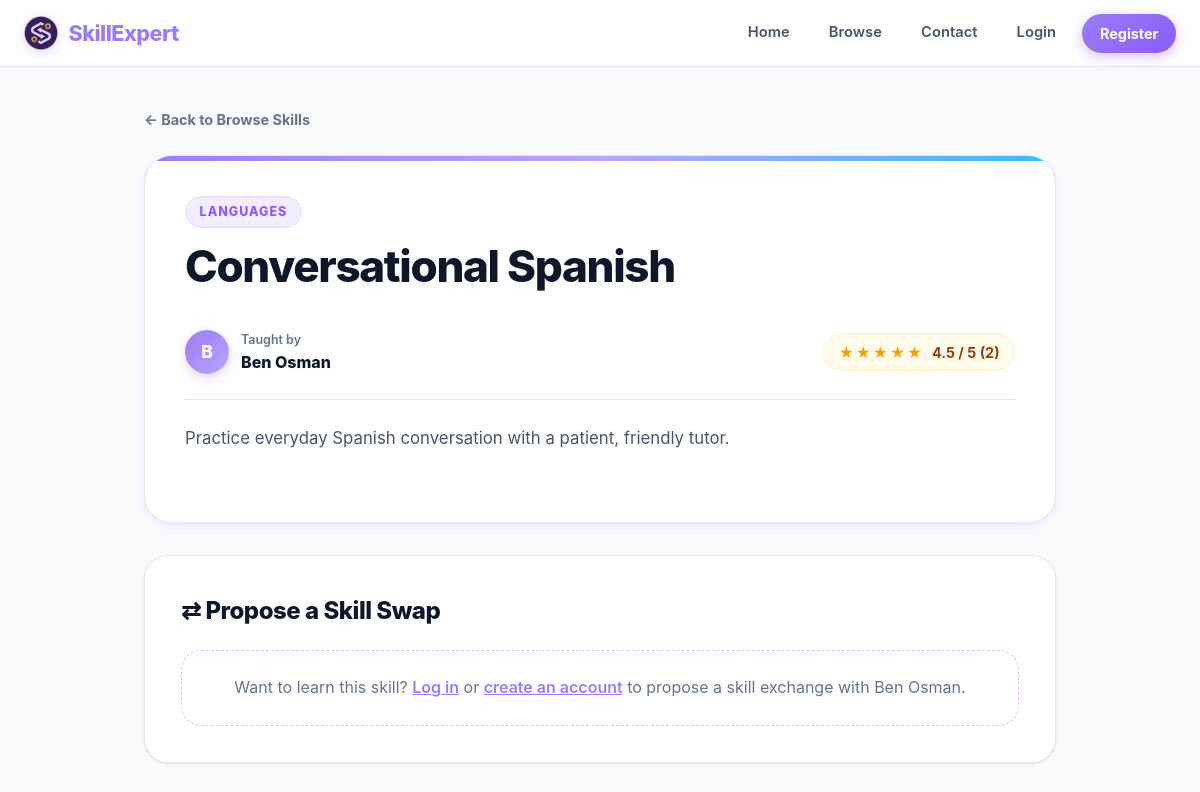
Page /public/details.php?id=2 (upper part) on the earlier database version.
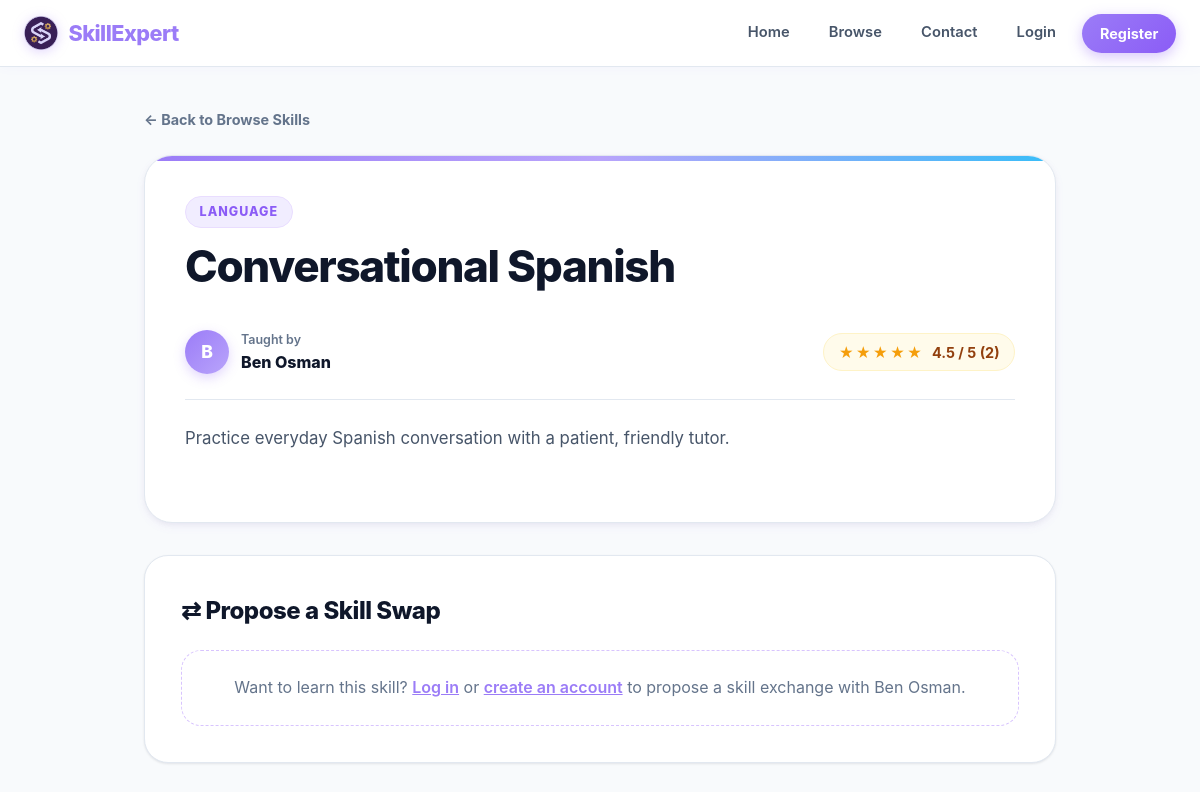
Same page on the later database version.
### tables this page shows
CREATE TABLE IF NOT EXISTS skills (
    id INT UNSIGNED NOT NULL AUTO_INCREMENT,
    userId INT UNSIGNED NOT NULL,
    title VARCHAR(150) NOT NULL,
    category VARCHAR(50) NOT NULL,
    description TEXT NOT NULL,
    imagePath VARCHAR(255) DEFAULT NULL,
    createdAt TIMESTAMP NOT NULL DEFAULT CURRENT_TIMESTAMP,

    PRIMARY KEY (id),
    FOREIGN KEY (userId) REFERENCES users(id) ON DELETE CASCADE,  
    INDEX idx_category (category),
    INDEX idx_user (userId)
);

CREATE TABLE IF NOT EXISTS users (
    id INT UNSIGNED NOT NULL AUTO_INCREMENT,
    name VARCHAR(100) NOT NULL,
    email VARCHAR(150) NOT NULL UNIQUE,
    passwordHash VARCHAR(255) NOT NULL,
    creditsBalance INT NOT NULL DEFAULT 0,
    createdAt TIMESTAMP NOT NULL DEFAULT CURRENT_TIMESTAMP,

    PRIMARY KEY (id)
);

### includes/swap_functions.php (called while the page is built, shortened)
<?php
function getSkillRatingSummary(PDO $pdo, int $skillId): array
{
    $stmt = $pdo->prepare(
        "SELECT ROUND(AVG(rv.rating), 1) AS avgRating, COUNT(*) AS reviewCount
         FROM reviews rv
         JOIN swapRequests sr ON rv.swapId = sr.id
         WHERE sr.skillId = ?"
    );
    $stmt->execute([$skillId]);
    $row = $stmt->fetch();
    return [
        'avgRating'   => $row['avgRating'] !== null ? (float) $row['avgRating'] : null,
        'reviewCount' => (int) $row['reviewCount'],
    ];
}
function renderStars(int $rating): string
{
    $rating = max(0, min(5, $rating));
    return str_repeat('★', $rating) . str_repeat('☆', 5 - $rating);
}

### public/details.php (the view, shortened to what this page needs)
<?php
require_once __DIR__ . '/../config/db.php';
require_once __DIR__ . '/../includes/swap_functions.php';
$isLoggedIn    = isset($_SESSION['user_id']);
$currentUserId = $isLoggedIn ? (int) $_SESSION['user_id'] : null;
$skillId = filter_input(INPUT_GET, 'id', FILTER_VALIDATE_INT);
$skill = false;
if ($skillId) {
    $stmt = $pdo->prepare(
        "SELECT sk.*, u.name AS teacherName
         FROM skills sk
         JOIN users u ON sk.userId = u.id
         WHERE sk.id = ?
         LIMIT 1"
    );
    $stmt->execute([$skillId]);
    $skill = $stmt->fetch();
}
$isOwner       = false;
$ratingSummary = ['avgRating' => null, 'reviewCount' => 0];
if ($skill) {
    $isOwner = $isLoggedIn && ((int) $skill['userId'] === $currentUserId);
    $ratingSummary = getSkillRatingSummary($pdo, (int) $skill['id']);
}
require_once __DIR__ . '/../includes/header.php';
?>
<link rel="stylesheet" href="/main/assets/css/details.css?v=<?php echo filemtime(__DIR__ . '/../assets/css/details.css'); ?>">
<div class="details-page">
    <a href="/main/public/browse.php" class="back-link">
        ← Back to Browse Skills
    </a>
    <?php if (!$skill): ?>
        <div class="empty-state">
            <h2>Skill Not Found</h2>
            <p class="mt-1">The skill listing you requested might have been removed or does not exist.</p>
            <p class="mt-3"><a href="/main/public/browse.php" class="btn btn-primary">Browse Available Skills</a></p>
        </div>
    <?php else: ?>
        <article class="skill-detail-card" id="skill-<?php echo (int) $skill['id']; ?>">
            <div class="skill-detail-header">
                <div>
                    <span class="skill-category-tag"><?php echo htmlspecialchars($skill['category']); ?></span>
                    <h1><?php echo htmlspecialchars($skill['title']); ?></h1>
                </div>
            </div>
            <div class="skill-teacher-bar">
                <div class="teacher-avatar-lg">
                    <?php echo htmlspecialchars(mb_substr($skill['teacherName'], 0, 1)); ?>
                </div>
                <div class="teacher-info-wrap">
                    <span class="teacher-label">Taught by</span>
                    <span class="teacher-name-lg"><?php echo htmlspecialchars($skill['teacherName']); ?></span>
                </div>
                <?php if (!empty($ratingSummary['reviewCount'])): ?>
                    <div class="skill-rating-summary push-left-auto">
                        <span class="stars" aria-hidden="true"><?php echo renderStars((int) round($ratingSummary['avgRating'])); ?></span>
                        <span><?php echo htmlspecialchars((string) $ratingSummary['avgRating']); ?> / 5 (<?php echo (int) $ratingSummary['reviewCount']; ?>)</span>
                    </div>
                <?php endif; ?>
            </div>
            <div class="skill-description-box">
                <p><?php echo nl2br(htmlspecialchars($skill['description'])); ?></p>
            </div>
        </article>
        <section class="detail-section-card">
            <h2>⇄ Propose a Skill Swap</h2>
            <?php if ($isOwner): ?>
                <div class="empty-state compact">
                    <p>This is your own skill listing. You can manage incoming requests from your <a href="/main/public/swaps.php">My Swaps</a> dashboard.</p>
                </div>
            <?php elseif (!$isLoggedIn): ?>
                <div class="empty-state compact">
                    <p>Want to learn this skill? <a href="/main/auth/login.php">Log in</a> or <a href="/main/auth/register.php">create an account</a> to propose a skill exchange with <?php echo htmlspecialchars($skill['teacherName']); ?>.</p>
                </div>
            <?php endif; ?>
        </section>
    <?php endif; ?>
</div>
<?php require_once __DIR__ . '/../includes/footer.php'; ?>

Differences in the rows shown:
changed skills "Conversational Spanish": category "LANGUAGES" → "LANGUAGE"
